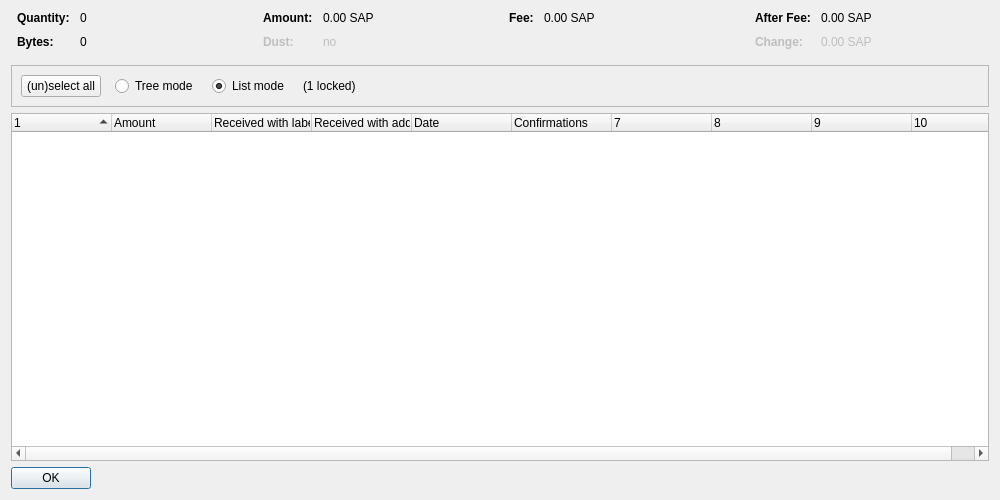
<?xml version="1.0" encoding="UTF-8"?>
<ui version="4.0">
 <class>CoinControlDialog</class>
 <widget class="QDialog" name="CoinControlDialog">
  <property name="geometry">
   <rect>
    <x>0</x>
    <y>0</y>
    <width>1000</width>
    <height>500</height>
   </rect>
  </property>
  <property name="windowTitle">
   <string>Coin Selection</string>
  </property>
  <layout class="QVBoxLayout" name="verticalLayout">
   <item>
    <layout class="QHBoxLayout" name="horizontalLayoutTop" stretch="0,0,0,0">
     <property name="topMargin">
      <number>0</number>
     </property>
     <property name="bottomMargin">
      <number>10</number>
     </property>
     <item>
      <layout class="QFormLayout" name="formLayoutCoinControl1">
       <property name="horizontalSpacing">
        <number>10</number>
       </property>
       <property name="verticalSpacing">
        <number>10</number>
       </property>
       <property name="leftMargin">
        <number>6</number>
       </property>
       <property name="rightMargin">
        <number>6</number>
       </property>
       <item row="0" column="0">
        <widget class="QLabel" name="labelCoinControlQuantityText">
         <property name="font">
          <font>
           <weight>75</weight>
           <bold>true</bold>
          </font>
         </property>
         <property name="text">
          <string>Quantity:</string>
         </property>
        </widget>
       </item>
       <item row="0" column="1">
        <widget class="QLabel" name="labelCoinControlQuantity">
         <property name="cursor">
          <cursorShape>IBeamCursor</cursorShape>
         </property>
         <property name="contextMenuPolicy">
          <enum>Qt::ActionsContextMenu</enum>
         </property>
         <property name="text">
          <string notr="true">0</string>
         </property>
         <property name="textInteractionFlags">
          <set>Qt::LinksAccessibleByMouse|Qt::TextSelectableByKeyboard|Qt::TextSelectableByMouse</set>
         </property>
        </widget>
       </item>
       <item row="1" column="0">
        <widget class="QLabel" name="labelCoinControlBytesText">
         <property name="font">
          <font>
           <weight>75</weight>
           <bold>true</bold>
          </font>
         </property>
         <property name="text">
          <string>Bytes:</string>
         </property>
        </widget>
       </item>
       <item row="1" column="1">
        <widget class="QLabel" name="labelCoinControlBytes">
         <property name="cursor">
          <cursorShape>IBeamCursor</cursorShape>
         </property>
         <property name="contextMenuPolicy">
          <enum>Qt::ActionsContextMenu</enum>
         </property>
         <property name="text">
          <string notr="true">0</string>
         </property>
         <property name="textInteractionFlags">
          <set>Qt::LinksAccessibleByMouse|Qt::TextSelectableByKeyboard|Qt::TextSelectableByMouse</set>
         </property>
        </widget>
       </item>
      </layout>
     </item>
     <item>
      <layout class="QFormLayout" name="formLayoutCoinControl2">
       <property name="horizontalSpacing">
        <number>10</number>
       </property>
       <property name="verticalSpacing">
        <number>10</number>
       </property>
       <property name="leftMargin">
        <number>6</number>
       </property>
       <property name="rightMargin">
        <number>6</number>
       </property>
       <item row="0" column="0">
        <widget class="QLabel" name="labelCoinControlAmountText">
         <property name="font">
          <font>
           <weight>75</weight>
           <bold>true</bold>
          </font>
         </property>
         <property name="text">
          <string>Amount:</string>
         </property>
        </widget>
       </item>
       <item row="0" column="1">
        <widget class="QLabel" name="labelCoinControlAmount">
         <property name="cursor">
          <cursorShape>IBeamCursor</cursorShape>
         </property>
         <property name="contextMenuPolicy">
          <enum>Qt::ActionsContextMenu</enum>
         </property>
         <property name="text">
          <string notr="true">0.00 SAP</string>
         </property>
         <property name="textInteractionFlags">
          <set>Qt::LinksAccessibleByMouse|Qt::TextSelectableByKeyboard|Qt::TextSelectableByMouse</set>
         </property>
        </widget>
       </item>
       <item row="1" column="0">
        <widget class="QLabel" name="labelCoinControlLowOutputText">
         <property name="enabled">
          <bool>false</bool>
         </property>
         <property name="font">
          <font>
           <weight>75</weight>
           <bold>true</bold>
          </font>
         </property>
         <property name="text">
          <string>Dust:</string>
         </property>
        </widget>
       </item>
       <item row="1" column="1">
        <widget class="QLabel" name="labelCoinControlLowOutput">
         <property name="enabled">
          <bool>false</bool>
         </property>
         <property name="cursor">
          <cursorShape>IBeamCursor</cursorShape>
         </property>
         <property name="contextMenuPolicy">
          <enum>Qt::ActionsContextMenu</enum>
         </property>
         <property name="text">
          <string notr="true">no</string>
         </property>
         <property name="textInteractionFlags">
          <set>Qt::LinksAccessibleByMouse|Qt::TextSelectableByKeyboard|Qt::TextSelectableByMouse</set>
         </property>
        </widget>
       </item>
      </layout>
     </item>
     <item>
      <layout class="QFormLayout" name="formLayoutCoinControl3">
       <property name="horizontalSpacing">
        <number>10</number>
       </property>
       <property name="verticalSpacing">
        <number>10</number>
       </property>
       <property name="leftMargin">
        <number>6</number>
       </property>
       <property name="rightMargin">
        <number>6</number>
       </property>
       <item row="0" column="0">
        <widget class="QLabel" name="labelCoinControlFeeText">
         <property name="font">
          <font>
           <weight>75</weight>
           <bold>true</bold>
          </font>
         </property>
         <property name="text">
          <string>Fee:</string>
         </property>
        </widget>
       </item>
       <item row="0" column="1">
        <widget class="QLabel" name="labelCoinControlFee">
         <property name="cursor">
          <cursorShape>IBeamCursor</cursorShape>
         </property>
         <property name="contextMenuPolicy">
          <enum>Qt::ActionsContextMenu</enum>
         </property>
         <property name="text">
          <string notr="true">0.00 SAP</string>
         </property>
         <property name="textInteractionFlags">
          <set>Qt::LinksAccessibleByMouse|Qt::TextSelectableByKeyboard|Qt::TextSelectableByMouse</set>
         </property>
        </widget>
       </item>
      </layout>
     </item>
     <item>
      <layout class="QFormLayout" name="formLayoutCoinControl4">
       <property name="horizontalSpacing">
        <number>10</number>
       </property>
       <property name="verticalSpacing">
        <number>10</number>
       </property>
       <property name="leftMargin">
        <number>6</number>
       </property>
       <property name="rightMargin">
        <number>6</number>
       </property>
       <item row="0" column="0">
        <widget class="QLabel" name="labelCoinControlAfterFeeText">
         <property name="font">
          <font>
           <weight>75</weight>
           <bold>true</bold>
          </font>
         </property>
         <property name="text">
          <string>After Fee:</string>
         </property>
        </widget>
       </item>
       <item row="0" column="1">
        <widget class="QLabel" name="labelCoinControlAfterFee">
         <property name="cursor">
          <cursorShape>IBeamCursor</cursorShape>
         </property>
         <property name="contextMenuPolicy">
          <enum>Qt::ActionsContextMenu</enum>
         </property>
         <property name="text">
          <string notr="true">0.00 SAP</string>
         </property>
         <property name="textInteractionFlags">
          <set>Qt::LinksAccessibleByMouse|Qt::TextSelectableByKeyboard|Qt::TextSelectableByMouse</set>
         </property>
        </widget>
       </item>
       <item row="1" column="0">
        <widget class="QLabel" name="labelCoinControlChangeText">
         <property name="enabled">
          <bool>false</bool>
         </property>
         <property name="font">
          <font>
           <weight>75</weight>
           <bold>true</bold>
          </font>
         </property>
         <property name="text">
          <string>Change:</string>
         </property>
        </widget>
       </item>
       <item row="1" column="1">
        <widget class="QLabel" name="labelCoinControlChange">
         <property name="enabled">
          <bool>false</bool>
         </property>
         <property name="cursor">
          <cursorShape>IBeamCursor</cursorShape>
         </property>
         <property name="contextMenuPolicy">
          <enum>Qt::ActionsContextMenu</enum>
         </property>
         <property name="text">
          <string notr="true">0.00 SAP</string>
         </property>
         <property name="textInteractionFlags">
          <set>Qt::LinksAccessibleByMouse|Qt::TextSelectableByKeyboard|Qt::TextSelectableByMouse</set>
         </property>
        </widget>
       </item>
      </layout>
     </item>
    </layout>
   </item>
   <item>
    <widget class="QFrame" name="frame">
     <property name="minimumSize">
      <size>
       <width>0</width>
       <height>40</height>
      </size>
     </property>
     <property name="frameShape">
      <enum>QFrame::StyledPanel</enum>
     </property>
     <property name="frameShadow">
      <enum>QFrame::Sunken</enum>
     </property>
     <layout class="QHBoxLayout" name="horizontalLayout">
      <item>
       <layout class="QHBoxLayout" name="horizontalLayoutPanel" stretch="0,0,0,0,0">
        <property name="spacing">
         <number>14</number>
        </property>
        <item>
         <widget class="QPushButton" name="pushButtonSelectAll">
          <property name="sizePolicy">
           <sizepolicy hsizetype="Maximum" vsizetype="Fixed">
            <horstretch>0</horstretch>
            <verstretch>0</verstretch>
           </sizepolicy>
          </property>
          <property name="text">
           <string>(un)select all</string>
          </property>
          <property name="autoDefault">
           <bool>false</bool>
          </property>
         </widget>
        </item>
        <item>
         <widget class="QRadioButton" name="radioTreeMode">
          <property name="sizePolicy">
           <sizepolicy hsizetype="Maximum" vsizetype="Fixed">
            <horstretch>0</horstretch>
            <verstretch>0</verstretch>
           </sizepolicy>
          </property>
          <property name="text">
           <string>Tree mode</string>
          </property>
         </widget>
        </item>
        <item>
         <widget class="QRadioButton" name="radioListMode">
          <property name="sizePolicy">
           <sizepolicy hsizetype="Maximum" vsizetype="Fixed">
            <horstretch>0</horstretch>
            <verstretch>0</verstretch>
           </sizepolicy>
          </property>
          <property name="text">
           <string>List mode</string>
          </property>
          <property name="checked">
           <bool>true</bool>
          </property>
         </widget>
        </item>
        <item>
         <widget class="QLabel" name="labelLocked">
          <property name="text">
           <string notr="true">(1 locked)</string>
          </property>
         </widget>
        </item>
        <item>
         <spacer name="horizontalSpacer">
          <property name="orientation">
           <enum>Qt::Horizontal</enum>
          </property>
          <property name="sizeHint" stdset="0">
           <size>
            <width>40</width>
            <height>20</height>
           </size>
          </property>
         </spacer>
        </item>
       </layout>
      </item>
     </layout>
    </widget>
   </item>
   <item>
    <widget class="CoinControlTreeWidget" name="treeWidget">
     <property name="contextMenuPolicy">
      <enum>Qt::CustomContextMenu</enum>
     </property>
     <property name="sortingEnabled">
      <bool>false</bool>
     </property>
     <property name="columnCount">
      <number>10</number>
     </property>
     <attribute name="headerShowSortIndicator" stdset="0">
      <bool>true</bool>
     </attribute>
     <attribute name="headerStretchLastSection">
      <bool>false</bool>
     </attribute>
     <column>
      <property name="text">
       <string/>
      </property>
     </column>
     <column>
      <property name="text">
       <string>Amount</string>
      </property>
     </column>
     <column>
      <property name="text">
       <string>Received with label</string>
      </property>
     </column>
     <column>
      <property name="text">
       <string>Received with address</string>
      </property>
     </column>
     <column>
      <property name="text">
       <string>Date</string>
      </property>
     </column>
     <column>
      <property name="text">
       <string>Confirmations</string>
      </property>
      <property name="toolTip">
       <string>Confirmed</string>
      </property>
     </column>
     <column>
      <property name="text">
       <string/>
      </property>
     </column>
     <column>
      <property name="text">
       <string/>
      </property>
     </column>
     <column>
      <property name="text">
       <string/>
      </property>
     </column>
     <column>
      <property name="text">
       <string/>
      </property>
     </column>
    </widget>
   </item>
   <item>
    <widget class="QDialogButtonBox" name="buttonBox">
     <property name="sizePolicy">
      <sizepolicy hsizetype="Maximum" vsizetype="Fixed">
       <horstretch>0</horstretch>
       <verstretch>0</verstretch>
      </sizepolicy>
     </property>
     <property name="orientation">
      <enum>Qt::Horizontal</enum>
     </property>
     <property name="standardButtons">
      <set>QDialogButtonBox::Ok</set>
     </property>
    </widget>
   </item>
  </layout>
 </widget>
 <customwidgets>
  <customwidget>
   <class>CoinControlTreeWidget</class>
   <extends>QTreeWidget</extends>
   <header>coincontroltreewidget.h</header>
  </customwidget>
 </customwidgets>
 <resources/>
 <connections/>
</ui>
